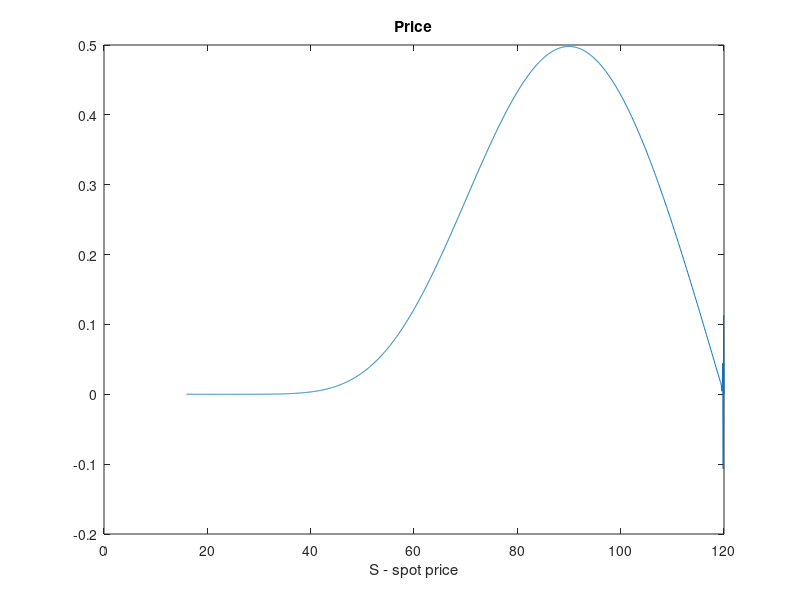

The MATLAB script that drew this image:
%%%%%%%%%%%%%%%%%%%%%%%%%%%%%%%%%%%%%%%%%%%%%%%%%%%%%%%%%%%%%%%%%%%
% Price Barrier Up&Out call option in the B&S model
% using PDE with theta method on LOG-PRICE transformation
%%%%%%%%%%%%%%%%%%%%%%%%%%%%%%%%%%%%%%%%%%%%%%%%%%%%%%%%%%%%%%%%%%%
clear all; close all; clc;

%% Parameters
% Market parameters
r = 0.01;               % riskfree interest rate 
S0 = 100;               % spot price
% Model parameters
sigma = 0.3;               % standard deviation 
% Contract 
T = 1;                  % maturity
K = S0;                 % strike
U = 120;                % barrier
payoff = @(x) max(S0*exp(x)-K,0).*(S0*exp(x)<U);   % payoff function -- U&O Call Option
% Domain Boundaries 
xmin = (r - sigma^2/2)*T - 6*sigma*sqrt(T);
xmax =  log(U/S0);
lower_boundary_condition = @(t) 0;                 % v(xmin,t) for U&O call
upper_boundary_condition = @(t) 0;                 % v(xmax,t) for U&O call
% Numerical schema parameters 
M = 500; dt = T/M;                                                   % time grid
N = 3000; dx = (xmax-xmin)/N; x_grid = linspace(xmin,xmax, N+1)';    % space grid
theta = 0.5;    % 0.5 = Crank-Nicholson, 0 = Implicit Euler, 1 = Explicit Euler (not uncond stable!)

%% Resolving matrix              
a_d = (1-theta)*(-(r-sigma^2/2)/(2*dx)+sigma^2/(2*dx^2));    % coeff of v_{i-1,j}
a_m = -1/dt+(1-theta)*(-sigma^2/(dx^2)-r);                   % coeff of v_{i,j} 
a_u = (1-theta)*((r-sigma^2/2)/(2*dx)+sigma^2/(2*dx^2));     % coeff of v_{i+1,j}
Ahat = spdiags([a_d*ones(N-1,1), a_m*ones(N-1,1), a_u*ones(N-1,1)], -1:1, N-1, N-1);
A = sparse(N+1,N+1); A(2:N,2:N)=Ahat; clear Ahat;
A(1,1)=1; A(2,1)=a_d; A(end,end)=1; A(end-1,end)=a_u;
% Constant term at step j 
b_d = -theta*(-(r-sigma^2/2)/(2*dx)+sigma^2/(2*dx^2));    % coeff of v_{i-1,j+1}
b_m = -1/dt-theta*(-sigma^2/(dx^2)-r);                    % coeff of v_{i,j+1} 
b_u = -theta*((r-sigma^2/2)/(2*dx)+sigma^2/(2*dx^2));     % coeff of v_{i+1,j+1}
Bhat = spdiags([b_d*ones(N-1,1), b_m*ones(N-1,1), b_u*ones(N-1,1)], -1:1, N-1, N-1);
B = sparse(N+1,N+1); B(2:N,2:N)=Bhat; clear Bhat;
B(2,1)=b_d; B(end-1,end)=b_u; 

%% Backward in time procedure
v = payoff(x_grid);
for j = (M-1):-1:0
    % compute rhs and adjust with bounday conditions
    rhs = B*v;
    rhs(1) = lower_boundary_condition(T-j*dt); % lower_bound_cond=0 in CALL case
    rhs(end) = upper_boundary_condition(T-j*dt);
    %compute prices at time tj
    v = A\rhs;
end

fprintf('Barrier D&O Call price under BS model using PDE theta method with theta=%d',theta)
call_price = interp1(S0*exp(x_grid), v, S0, 'spline')
figure
plot(S0*exp(x_grid),v); title('Price'); xlabel('S - spot price');